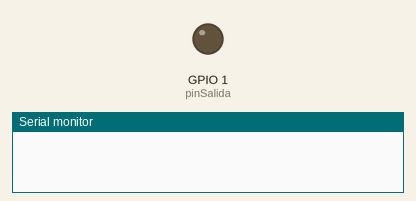
A sketch run on a simulated ESP32-C3. Shown: output pins drawn as LEDs (lit = HIGH), the last lines printed to the serial monitor.

Above: at 1.5 s.
At 3.5 s:
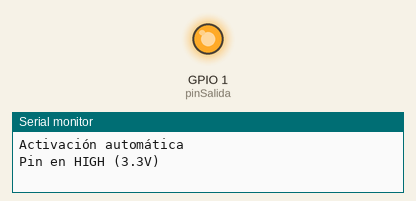
Timing chart, 0 to 5.2 s (numbered marks = the images above):
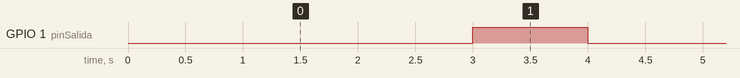

The sketch:

prueba-Match1.ino
```cpp
const int pinSalida = 1;  // Cambia al pin que necesites
unsigned long lastTime = 0;  // Guarda el último tiempo de activación
const unsigned long interval = 3000;

void setup() {
  Serial.begin(115200);
  pinMode(pinSalida, OUTPUT);
  digitalWrite(pinSalida, LOW);  // inicia Low
}

void loop() {

  if (millis() - lastTime >= interval) {
    Serial.println("Activación automática");
    activarPin();
  }
}

void activarPin() {
  digitalWrite(pinSalida, HIGH);

  Serial.println("Pin en HIGH (3.3V)");
  delay(1000);
  digitalWrite(pinSalida, LOW);
  Serial.println("Pin en LOW (0V)");
  lastTime = millis();
}
```

Measured:
- by itself, GPIO 1 (pinSalida): alternates HIGH for 1.0 s and LOW for 3.0 s
